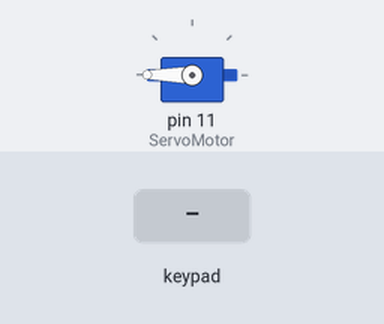
Simulated run of this sketch. Board: Arduino Uno, built with avr-gcc and run on an emulated ATmega328P. Shown: servo. Inputs (shaded band) come from the test bench.

Above: at 1.2 s.
1.3 s: keypad keys 0 1 2 3 pressed 0.4 s apart
At 3.2 s:
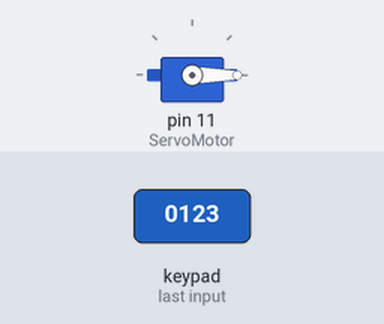
4.4 s: key '*' pressed
At 5.0 s:
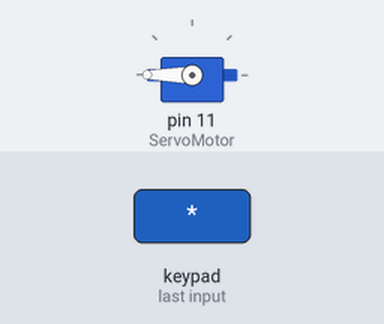
Timing chart, 0 to 7.4 s (numbered marks = the images above; inputs shaded):
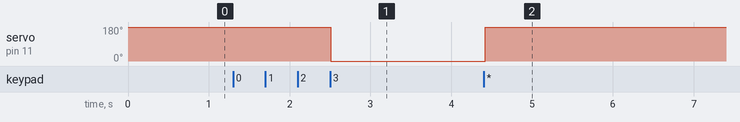

Measured:
- after the input at 1.3 s, servo on pin 11 (ServoMotor): 180° → 0° after 1.2 s
- after the input at 4.4 s, servo on pin 11 (ServoMotor): 0° → 180° at once

The sketch:

keypad_lock_robotics.ino
```cpp
#include <Servo.h>
#include <Keypad.h>
Servo ServoMotor;
char*password = "0123";
int position = 0;
const byte ROWS = 4;
const byte COLS = 4;
char keys [ROWS][COLS] = {
  {'1','2','3','A'},
  {'4','5','6','B'},
  {'7','8','8','C'},
  {'*','0','#','D'}
};
byte rowPins [ROWS] = {9,8,7,6};
byte colPins [COLS] = {5,4,3,2};
Keypad keypad = Keypad(makeKeymap(keys),rowPins,colPins,ROWS,COLS);

void setup ()
{
  ServoMotor.attach(11);
  LockedPosition(true);
}
void loop()
{
  char key = keypad.getKey();
  if(key =='*'|| key == '#')
  {position = 0;
  LockedPosition(true);
  Serial.print("door has been locked");
}
 if (key == password [position])
 {position ++;
 }
 if (position == 4)
 { LockedPosition(false);
 }
 delay(100);
}
void LockedPosition(int locked)
{
  if (locked)
{
ServoMotor.write(180);
}
else
{
ServoMotor.write(0);
}
}
```
